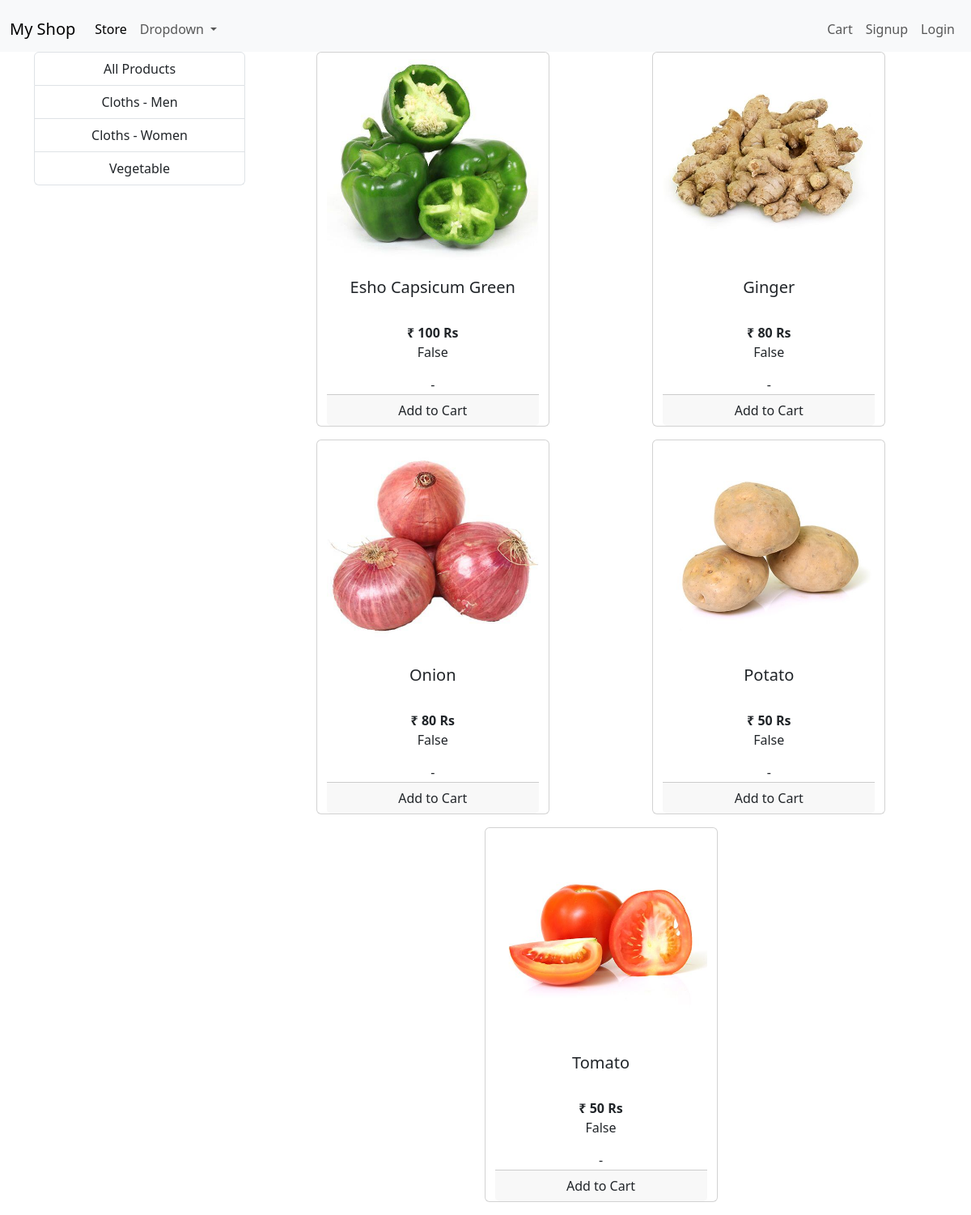
Screenshot of /?category=3 with the database file from the repository.
### Store/models/category.py (models this page shows, shortened)
class category(models.Model):
    name = models.CharField(max_length=20)
    @staticmethod
    def get_all_categories():
         return category.objects.all()

### Store/models/product.py (models this page shows, shortened)
class product (models.Model):
    name = models.CharField(max_length=50)
    price = models.IntegerField(default=0)
    category = models.ForeignKey(category, on_delete = models.CASCADE, default = 1)
    description = models.CharField(max_length=200, default='', null=True, blank=True)
    image = models.ImageField(upload_to='uploads/products/')
    @staticmethod
    def get_all_products_by_categoryid(category_id):
        if category_id:
            return product.objects.filter(category = category_id)
        else:
            return product.get_all_products()

### Store/views/home.py (the view, shortened to what this page needs)
# urls.py: path('', home.Index.as_view(), name='homepage'),
class Index(View):
    def get(self, request):
        cart = request.session.get('cart')
        if not cart:
            request.session['cart'] = {}
        products = None
        categories = category.get_all_categories()
        categoryID = request.GET.get('category')
        if categoryID:
            products = product.get_all_products_by_categoryid(categoryID)
        else:
            products = product.get_all_products()
        data = {}
        data ['products'] = products
        data ['categories'] = categories
        return render(request, "index.html", data)

### Store/templatetags/cart.py (called while the page is built)
@register.filter(name='is_in_cart')
def is_in_cart(product, cart):
    keys=cart.keys()
    for id in keys:
        if int(id) == product.id:
            return True
    return False;

### Store/templatetags/custom_filter.py (called while the page is built)
@register.filter(name='currency')
def currency(number):
    return "₹ "+str(number)

### Store/templates/index.html (shortened to what this page needs)
{% extends 'base.html' %}
{% block content%}
{% load cart %}
{% load custom_filter %}
<div class="container text-center">
  <div class="row">
    <div class="col-lg-3 mx-auto">
      <div class="list-group">
        <a href="/" class="list-group-item">All Products</a>
        {% for category in categories %}
        <a href="/?category={{category.id}}" class="list-group-item">{{category.name}}</a>
        {% endfor %}
      </div>
    </div>
    <div id="products" class="col-lg-9 mx-auto">
      <div class="row mx-auto">
        {% for product in products %}
            <div class="card mx-auto mb-3" id="{{product.id}}" style="width: 18rem;">
                <img src="{{product.image.url}}" class="card-img-top" alt="...">
                <div class="card-body">
                    <h5 class="card-title">{{product.name}}</h5>
                    <p class="card-text"><br><b>{{product.price|currency}} Rs</b><br></p>
                    {{product|is_in_cart:request.session.cart}}
                </div>-
                <div class="card-footer p-0 no-gutter">
                  {% if product|is_in_cart:request.session.cart %}
                  <div class="row">
                    <form action="/#{{product.id}}" class="col-2" method="post">
                      {% csrf_token %}
                      <input hidden type="text" name='product' value='{{product.id}}'>
                      <input hidden type="text" name='remove' value='True'>
                      <input type="submit" value=" - " class="btn btn-block btn-secondary">
                    </form>
                    <div class="text-center col">{{product|cart_quantity:request.session.cart}} in Cart</div>
                    <form action="/#{{product.id}}" class="col-2" method="post">
                      {% csrf_token %}
                      <input hidden type="text" name='product' value='{{product.id}}'>
                      <input type="submit" value=" + " class="btn btn-block btn-secondary">
                    </form>
                  </div>
                  {% else %}
                  <form action="/#{{product.id}}" method="POST" class="btn-block">
                    <input type="submit" class="btn btn-block" value="Add to Cart">
                  </form>
                  {% endif %}
                </div>
            </div>
        {% endfor%}
      </div>
    </div>
  </div>
</div>
{% endblock %}

### rows the page displays
category: name "Cloths - Men"
category: name "Cloths - Women"
category: name "Vegetable"
product: image (picture), name "Esho Capsicum Green", price "₹ 100", session "False"
product: image (picture), name "Ginger", price "₹ 80", session "False"
product: {{ product.id }} 18 (drawn), image (picture), name "Onion", price "₹ 80", session "False"
product: image (picture), name "Potato", price "₹ 50", session "False"
product: image (picture), name "Tomato", price "₹ 50", session "False"
